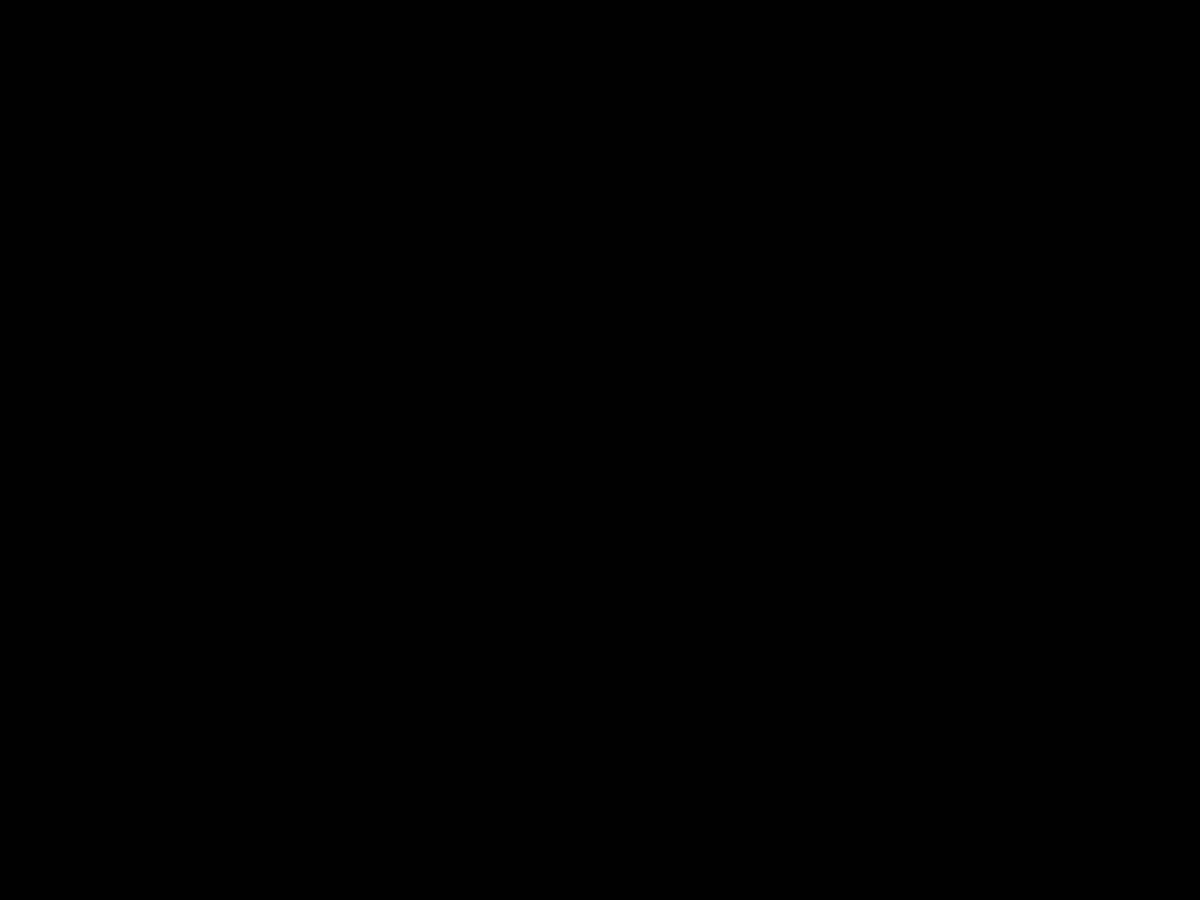
Frame 1 (no input)
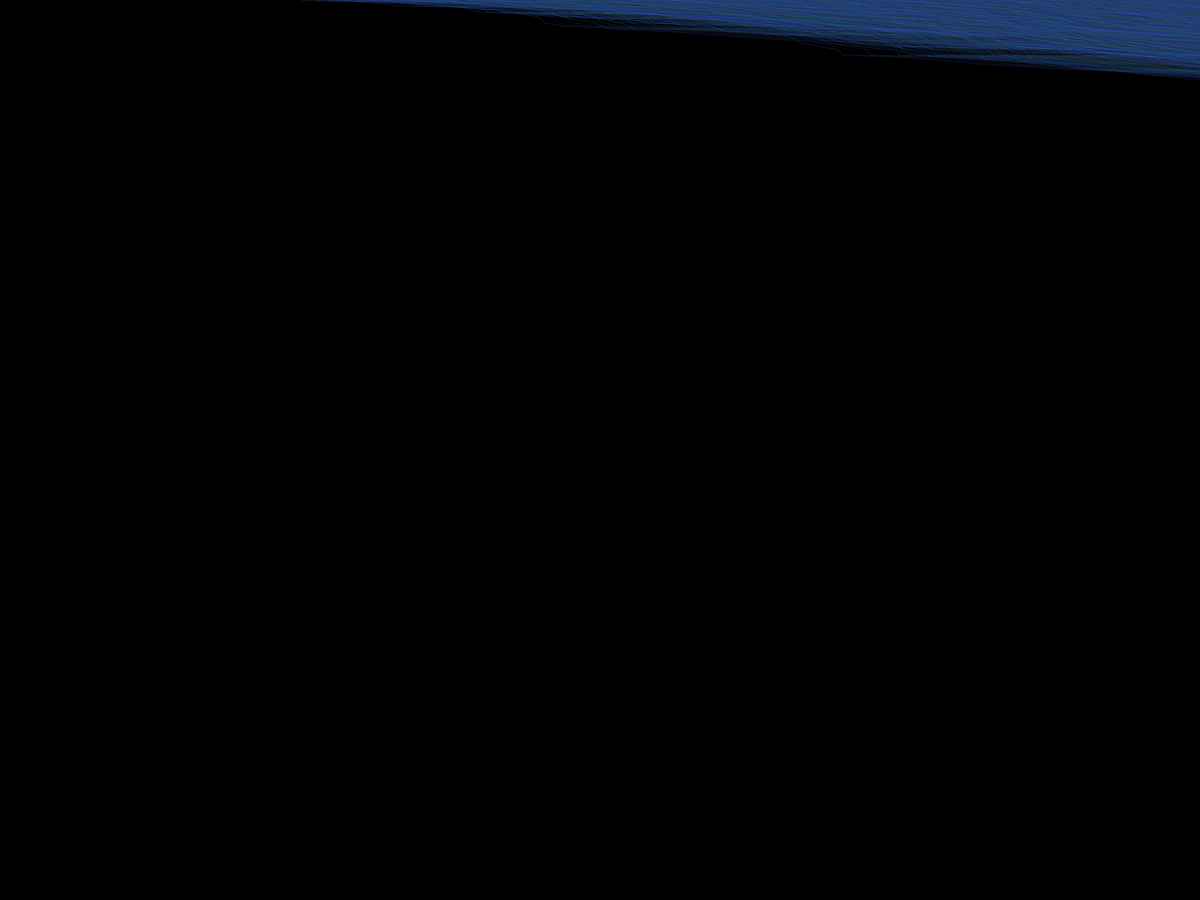
Frame 60 (the mouse pressed at the canvas centre just before this capture)
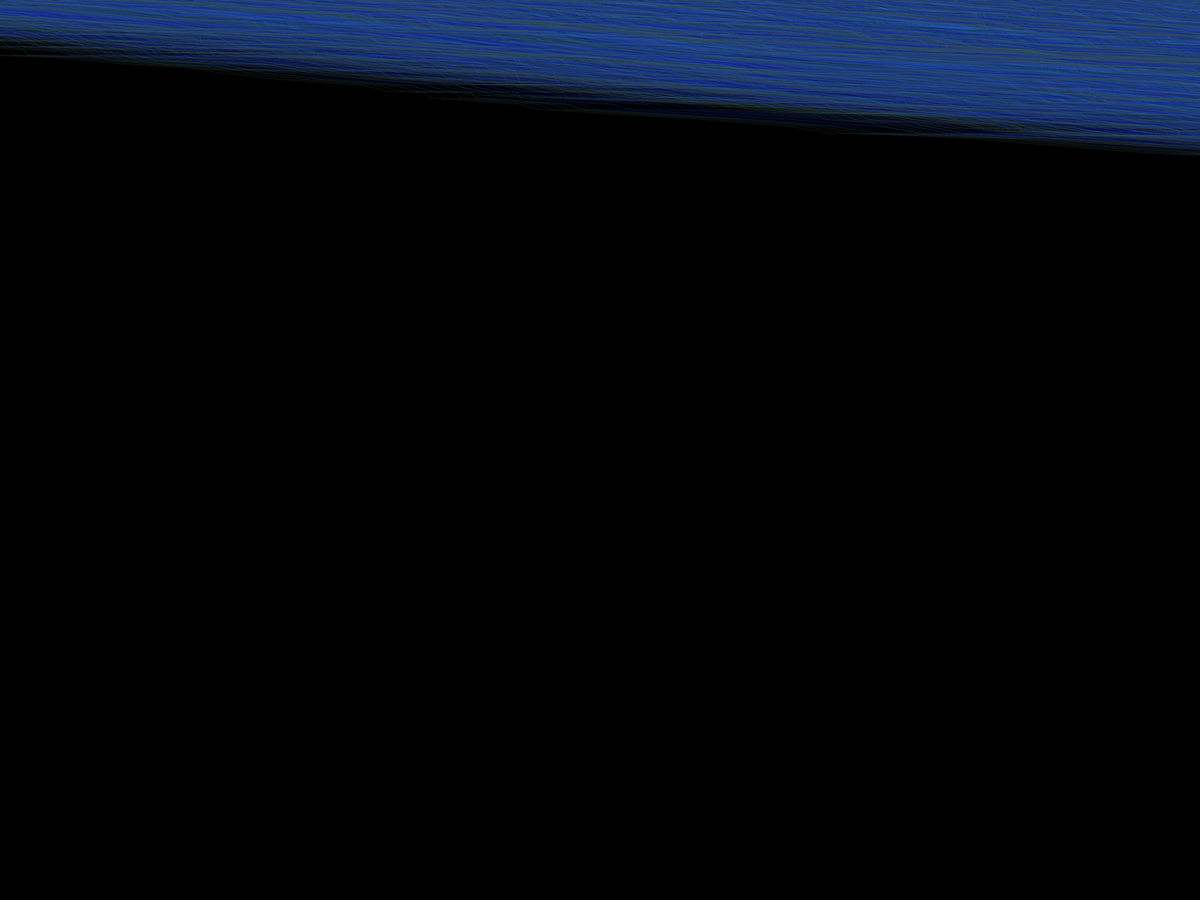
Frame 120 (the mouse held since frame 60 and released just before this capture)

The Processing sketch that drew these frames (run headless with seeded random() and noise(); from frame 60 on, the mouse is pressed at the canvas centre):

// Processing sketch: Mountains
// ── Mountains.pde
/**
 * Constants
 */

/**
 * Values
 */

private Slope[] firstSlopes;

/**
 * Lifecycle
 */

void setup() {

  // fullScreen();
  fullScreen(1);
  background(0);
  firstSlopes = new Slope[64];
  for (int i = 0; i < firstSlopes.length; i++) {
    final float speed = 20f * ((firstSlopes.length - i + 1f) / (float) firstSlopes.length);
    firstSlopes[i] = new Slope(width, 0f, speed);
  }
}

void draw() {
  //background(0);

  stroke(getRandomColorWithAlpha(64));

  for (Slope firstSlope : firstSlopes) {
    Slope currentSlope = firstSlope;

    while (currentSlope != null) {

      if (!currentSlope.drawAndUpdate()) {
        firstSlope = currentSlope.nextSlope;
      }

      currentSlope = currentSlope.nextSlope;
    }
  }
}

private color getRandomColorWithAlpha(final int alpha) {
  return color(
    (int) 0 + random(64), 
    (int) 0 + random(128), 
    (int) 0 + random(255), 
    alpha
    );
}

class Slope {

  private float leftX;

  private float leftY;

  private float rightX;

  private float rightY;

  private float speed;

  private Slope nextSlope;

  Slope(final float leftX, final float leftY, final float speed) {
    this.leftX = leftX;
    this.leftY = leftY;
    this.speed = speed;

    rightX = leftX + random(128f);
    rightY = (leftY + random(20f - 10f));
  }

  boolean drawAndUpdate() {

    line(leftX, leftY, rightX, rightY);

    leftX += -speed;
    rightX += -speed;

    if (leftX < width && nextSlope == null) {
      if (rightY > height) {
        nextSlope = new Slope(width, 0f, speed);
      } else {
        nextSlope = new Slope(rightX + speed, rightY, speed);
      }
      return false;
    } else if (rightX < 0f) {
      return false;
    } else {
      return true;
    }
  }
}
